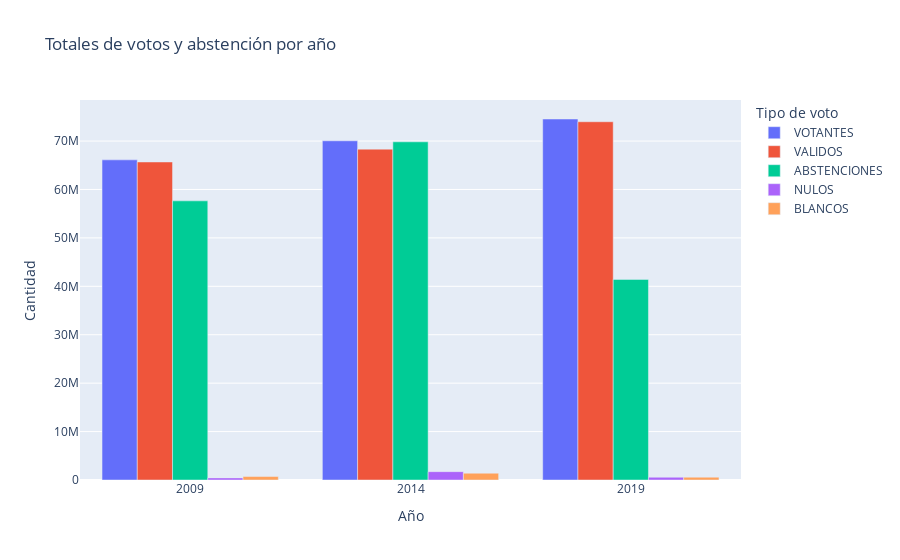

The cell this chart's notebook holds for it:
### Code cell
# Resetear índice para que el año sea columna y no índice
stats_pivot = stats_pivot.reset_index()

# Gráfico de barras usando la versión pivotada
fig1 = px.bar(stats_pivot, x="Año", y=["VOTANTES", "VALIDOS", "ABSTENCIONES", "NULOS", "BLANCOS"],
              barmode='group',
              title="Totales de votos y abstención por año",
              labels={"value": "Cantidad", "variable": "Tipo de voto"})

fig1.show()

### Figure 1 — Plotly figure (JSON) as saved in the notebook; plotly's stock layout.template omitted (floating-point values rounded to 4 significant figures)
{"data": [{"alignmentgroup": "True", "hovertemplate": "Tipo de voto=VOTANTES<br>Año=%{x}<br>Cantidad=%{y}<extra></extra>", "legendgroup": "VOTANTES", "marker": {"color": "#636efa", "pattern": {"shape": ""}}, "name": "VOTANTES", "offsetgroup": "VOTANTES", "orientation": "v", "showlegend": true, "textposition": "auto", "type": "bar", "x": [2009, 2014, 2019], "xaxis": "x", "y": [66116400, 70049616, 74554304], "yaxis": "y"}, {"alignmentgroup": "True", "hovertemplate": "Tipo de voto=VALIDOS<br>Año=%{x}<br>Cantidad=%{y}<extra></extra>", "legendgroup": "VALIDOS", "marker": {"color": "#EF553B", "pattern": {"shape": ""}}, "name": "VALIDOS", "offsetgroup": "VALIDOS", "orientation": "v", "showlegend": true, "textposition": "auto", "type": "bar", "x": [2009, 2014, 2019], "xaxis": "x", "y": [65679705, 68327883, 73986752], "yaxis": "y"}, {"alignmentgroup": "True", "hovertemplate": "Tipo de voto=ABSTENCIONES<br>Año=%{x}<br>Cantidad=%{y}<extra></extra>", "legendgroup": "ABSTENCIONES", "marker": {"color": "#00cc96", "pattern": {"shape": ""}}, "name": "ABSTENCIONES", "offsetgroup": "ABSTENCIONES", "orientation": "v", "showlegend": true, "textposition": "auto", "type": "bar", "x": [2009, 2014, 2019], "xaxis": "x", "y": [57651265, 69841980, 41428128], "yaxis": "y"}, {"alignmentgroup": "True", "hovertemplate": "Tipo de voto=NULOS<br>Año=%{x}<br>Cantidad=%{y}<extra></extra>", "legendgroup": "NULOS", "marker": {"color": "#ab63fa", "pattern": {"shape": ""}}, "name": "NULOS", "offsetgroup": "NULOS", "orientation": "v", "showlegend": true, "textposition": "auto", "type": "bar", "x": [2009, 2014, 2019], "xaxis": "x", "y": [436695, 1721733, 567552], "yaxis": "y"}, {"alignmentgroup": "True", "hovertemplate": "Tipo de voto=BLANCOS<br>Año=%{x}<br>Cantidad=%{y}<extra></extra>", "legendgroup": "BLANCOS", "marker": {"color": "#FFA15A", "pattern": {"shape": ""}}, "name": "BLANCOS", "offsetgroup": "BLANCOS", "orientation": "v", "showlegend": true, "textposition": "auto", "type": "bar", "x": [2009, 2014, 2019], "xaxis": "x", "y": [714420, 1404390, 580800], "yaxis": "y"}], "layout": {"barmode": "group", "legend": {"title": {"text": "Tipo de voto"}, "tracegroupgap": 0}, "title": {"text": "Totales de votos y abstención por año"}, "xaxis": {"anchor": "y", "domain": [0, 1], "title": {"text": "Año"}}, "yaxis": {"anchor": "x", "domain": [0, 1], "title": {"text": "Cantidad"}}}}
